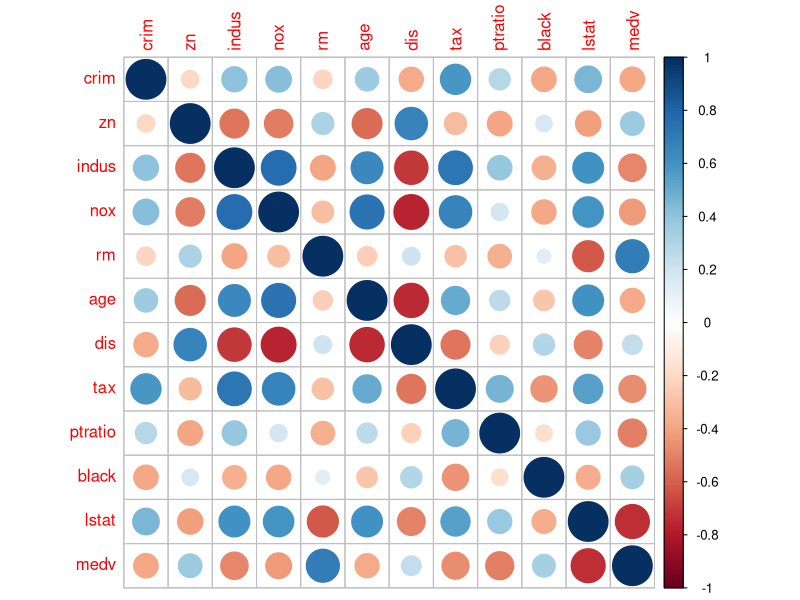
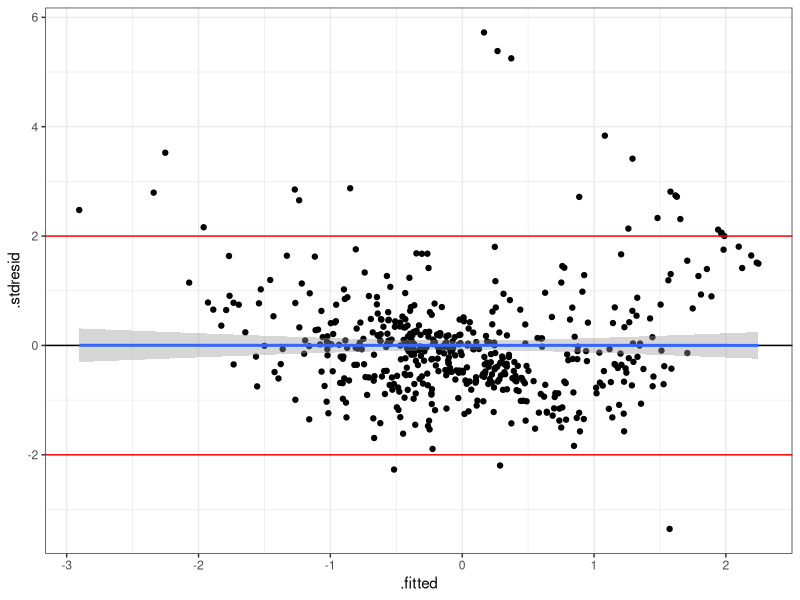
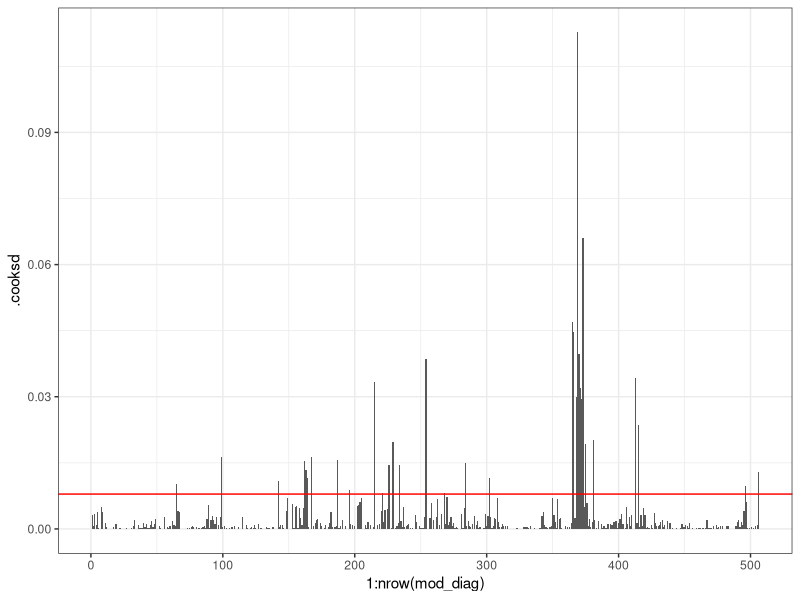
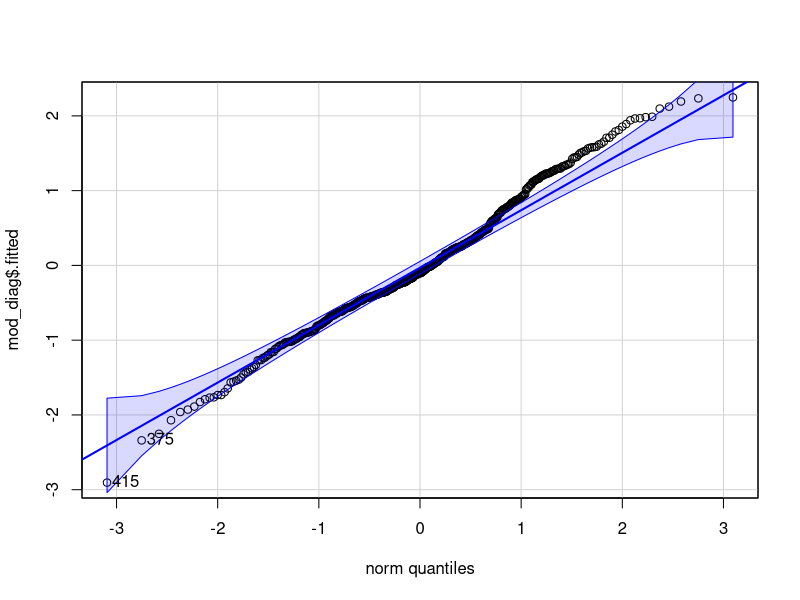
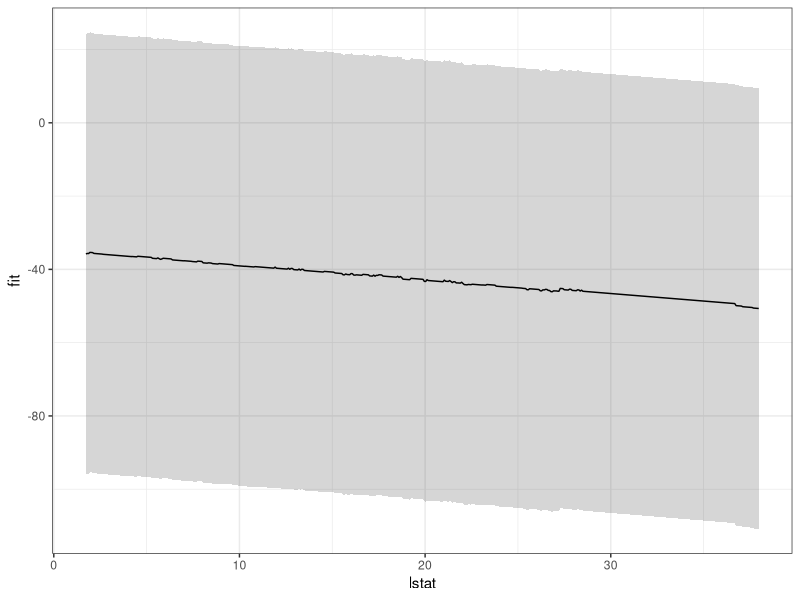
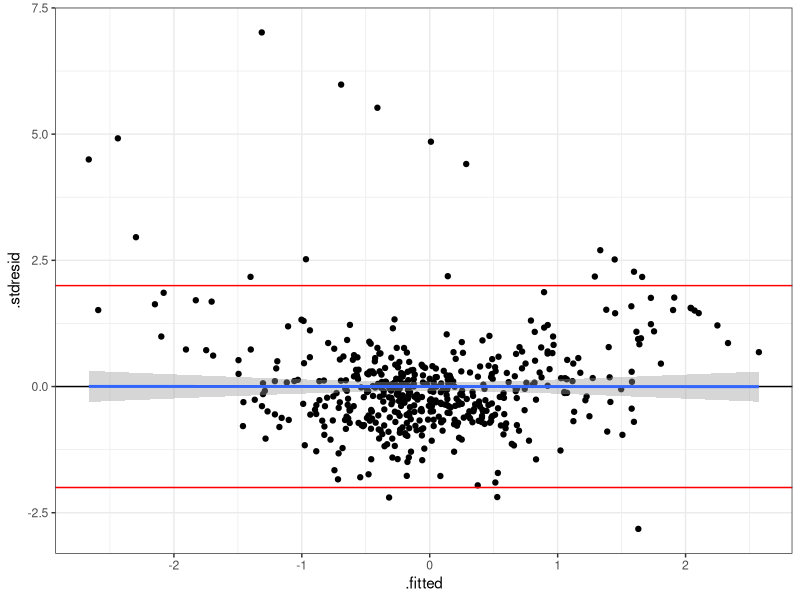
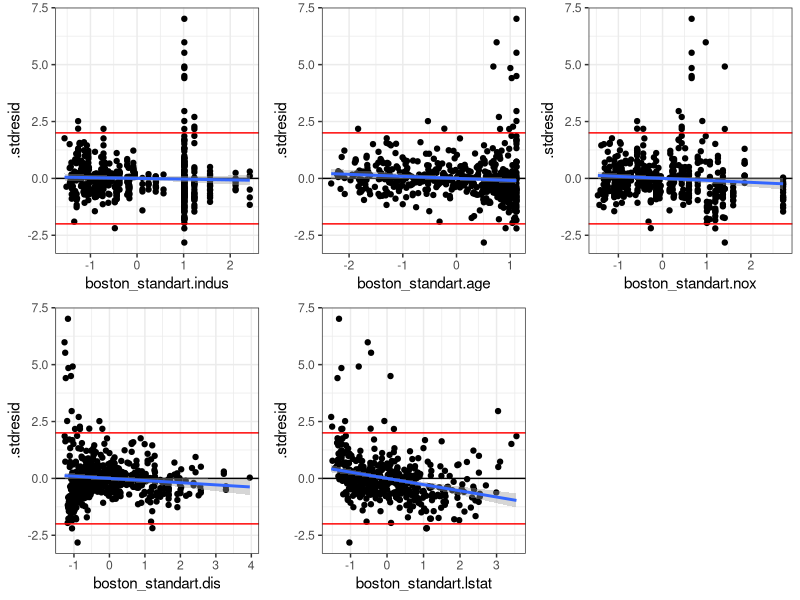
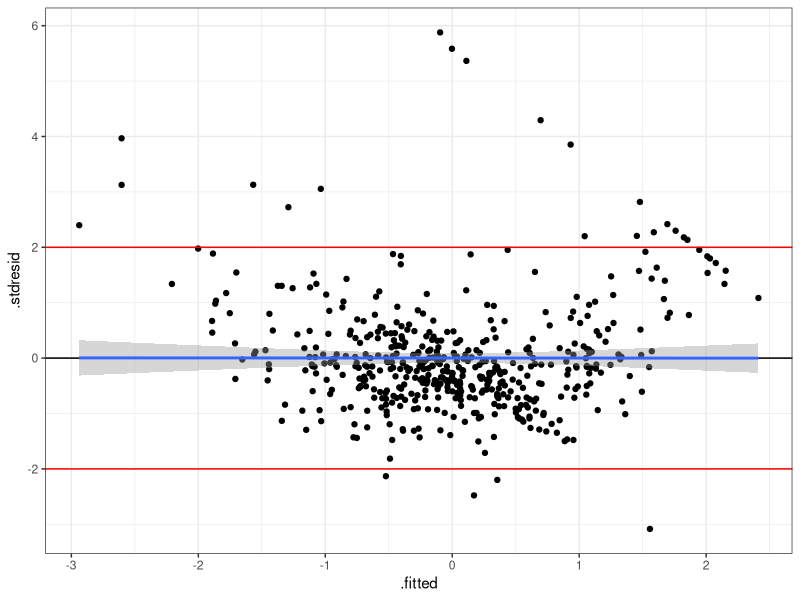

Here is the R script that generated these plots, in order:
## ---- chunk 1
knitr::opts_chunk$set(echo = TRUE)
library(ggplot2)
library(dplyr)

if(!require(corrplot)) install.packages("corrplot",repos = "http://cran.us.r-project.org", dependencies = T)
if(!require(car)) install.packages("car",repos = "http://cran.us.r-project.org", dependencies = T)
if(!require(MASS)) install.packages("MASS",repos = "http://cran.us.r-project.org", dependencies = T)
if(!require(kableExtra)) install.packages("kableExtra",repos = "http://cran.us.r-project.org", dependencies = T)
if(!require(xtable)) install.packages("xtable",repos = "http://cran.us.r-project.org", dependencies = T)
if(!require(purrr)) install.packages("purrr",repos = "http://cran.us.r-project.org", dependencies = T)
if(!require(gridExtra)) install.packages("gridExtra",repos = "http://cran.us.r-project.org", dependencies = T)
if(!require(knitr)) install.packages("knitr",repos = "http://cran.us.r-project.org", dependencies = T)

theme_set(theme_bw())
## ---- chunk 2
summary(Boston)
## ---- chunk 3
boston_standart <- as.data.frame(sapply(Boston, scale))
boston_standart$chas <- as.factor(Boston$chas)
boston_standart$rad <- as.factor(Boston$rad)
## ---- chunk 4
mat <- cor(boston_standart[ , purrr::map_lgl(boston_standart, is.numeric)])
corrplot(mat)
## ---- chunk 5
full_model <- lm(medv ~ ., boston_standart)
summary(full_model)
## ---- chunk 6
mod_diag <- fortify(full_model)
gg_resid <- ggplot(data = mod_diag, aes(x = .fitted, y = .stdresid)) + 
  geom_point() + 
  geom_hline(yintercept = 0) +
  geom_smooth(method = "lm") +
  geom_hline(yintercept = 2, color = "red") +
  geom_hline(yintercept = -2, color = "red")

gg_resid
## ---- chunk 7
metric <- 4/nrow(boston_standart)
## ---- chunk 8
ggplot(mod_diag, aes(x = 1:nrow(mod_diag), y = .cooksd)) + 
  geom_bar(stat = "identity") + 
  geom_hline(yintercept = metric, color = "red")
## ---- chunk 9
durbinWatsonTest(full_model)
## ---- chunk 10
qqPlot(mod_diag$.fitted)
## ---- chunk 11
test_data_fm <- data.frame(
  lstat = seq(min(Boston$lstat), max(Boston$lstat), length.out = 506),
  crim = mean(Boston$crim),
  zn = mean(Boston$zn),
  indus = mean(Boston$indus),
  chas = as.factor(Boston$chas),
  hb = mean(rock$hb),
  nox = mean(Boston$nox),
  rm = mean(Boston$rm),
  age = mean(Boston$age),
  dis = mean(Boston$dis),
  rad = as.factor(Boston$rad),
  tax = mean(Boston$tax),
  ptratio = mean(Boston$ptratio),
  black = mean(Boston$black)
  )
## ---- chunk 12
predictions <- predict(full_model, newdata = test_data_fm,  interval = 'confidence')
test_data_fm <- cbind(test_data_fm, predictions)
## ---- chunk 13
ggplot(test_data_fm, aes(x = lstat, y = fit)) +
  geom_ribbon(alpha = 0.2, aes(ymin = lwr, ymax = upr)) +
  geom_line() 
## ---- chunk 14
summary(full_model)
mod_1 <- update(full_model, .~. - chas)

summary(mod_1)
mod_2 <- update(mod_1, .~. - indus)

summary(mod_2)
mod_3 <- update(mod_2, .~. - age)

summary(mod_3)
## ---- chunk 15
vif(mod_3)
## ---- chunk 16
mod_4 <- update(mod_3, .~. - rad)
vif(mod_4)
## ---- chunk 17
mod_5 <- update(mod_4, .~. - nox)
vif(mod_5)
## ---- chunk 18
mod_6 <- update(mod_5, .~. - dis)
vif(mod_6)
## ---- chunk 19
mod_7 <- update(mod_6, .~. - lstat)
vif(mod_7)
## ---- chunk 20
mod_diag_adj <- data.frame(fortify(mod_7), boston_standart$lstat, boston_standart$dis,
                           boston_standart$nox, boston_standart$age,
                           boston_standart$indus)


gg_resid <- ggplot(data = mod_diag_adj, aes(x = .fitted, y = .stdresid)) + 
  geom_point() + 
  geom_hline(yintercept = 0) +
  geom_smooth(method = 'lm') +
  geom_hline(yintercept = 2, color = "red") +
  geom_hline(yintercept = -2, color = "red")
gg_resid

## ---- chunk 21
res_1 <- gg_resid + aes(x = boston_standart.indus)
res_2 <- gg_resid + aes(x = boston_standart.age)
res_3 <- gg_resid + aes(x = boston_standart.nox)
res_4 <- gg_resid + aes(x = boston_standart.dis)
res_5 <- gg_resid + aes(x = boston_standart.lstat)

grid.arrange(res_1, res_2, res_3, res_4, res_5, nrow = 2)
## ---- chunk 22
mod_8 <- update(mod_7, .~. + lstat + dis)
summary(mod_8)
  
mod_9 <- update(mod_8, .~. - age)
summary(mod_9)

mod_10 <- update(mod_9, .~. + age)
summary(mod_10)

## ---- chunk 23
mod_diag_adj <- data.frame(fortify(mod_10), boston_standart$dis,
                           boston_standart$nox, boston_standart$age,
                           boston_standart$indus)


gg_resid <- ggplot(data = mod_diag_adj, aes(x = .fitted, y = .stdresid)) + 
  geom_point() + 
  geom_hline(yintercept = 0) +
  geom_smooth(method = "lm") +
  geom_hline(yintercept = 2, color = "red") +
  geom_hline(yintercept = -2, color = "red")
gg_resid
## ---- chunk 24
metric <- 4/nrow(boston_standart)
## ---- chunk 25
ggplot(mod_diag, aes(x = 1:nrow(mod_diag_adj), y = .cooksd)) + 
  geom_bar(stat = "identity") + 
  geom_hline(yintercept = metric, color = "red")
## ---- chunk 26
durbinWatsonTest(mod_10)
## ---- chunk 27
qqPlot(mod_diag_adj$.fitted)
## ---- chunk 28
summary(mod_10)
## ---- chunk 29
test_data_10 <- data.frame(
  lstat = seq(min(Boston$lstat), max(Boston$lstat), length.out = 506),
  crim = mean(Boston$crim),
  zn = mean(Boston$zn),
  rm = mean(Boston$rm),
  tax = mean(Boston$tax),
  ptratio = mean(Boston$ptratio),
  black = mean(Boston$black),
  age = mean(Boston$age),
  dis = mean(Boston$dis)
  )
## ---- chunk 30
predictions <- predict(mod_10, newdata = test_data_10,  interval = 'confidence')
test_data_10 <- cbind(test_data_10, predictions)
## ---- chunk 31
ggplot(test_data_10, aes(x = lstat, y = fit)) +
  geom_ribbon(alpha = 0.2, aes(ymin = lwr, ymax = upr)) +
  geom_line() 
## ---- chunk 32
summary(mod_10)
## ---- chunk 33
summary(mod_10) %>% xtable() %>% kable %>% kable_styling()
## ---- chunk 34
mat <- cor(boston_standart[ , purrr::map_lgl(boston_standart, is.numeric)])
corrplot(mat)
